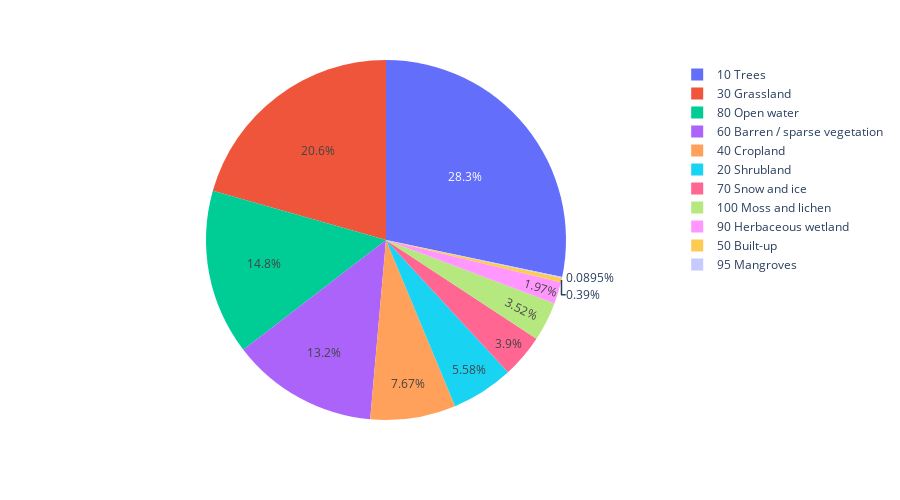

Notebook cell for this chart:
### Code cell
geemap.pie_chart(df, names = 'label', values = 'value', height = 500)

### Figure 1 — Plotly figure (JSON) as saved in the notebook; plotly's stock layout.template omitted (floating-point values rounded to 4 significant figures)
{"data": [{"domain": {"x": [0, 1], "y": [0, 1]}, "hovertemplate": "label=%{label}<br>value=%{value}<extra></extra>", "labels": ["10 Trees", "30 Grassland", "80 Open water", "60 Barren / sparse vegetation", "40 Cropland", "20 Shrubland", "70 Snow and ice", "100 Moss and lichen", "90 Herbaceous wetland", "50 Built-up", "95 Mangroves"], "legendgroup": "", "name": "", "showlegend": true, "type": "pie", "values": [61398100, 44710000.0, 32200000.0, 28580000.0, 16650058, 12119054, 8461000.0, 7636000.0, 4268000.0, 847549, 194169]}], "layout": {"height": 500, "legend": {"tracegroupgap": 0}, "margin": {"t": 60}}}
